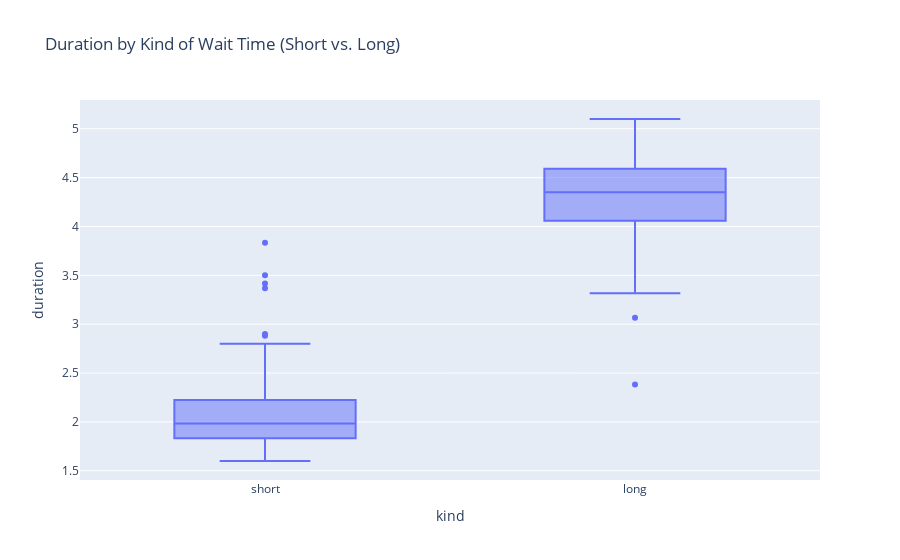

Write notebook code for a chart like this one.
### Code cell
#Question 11

import plotly.express as px
import statsmodels.formula.api as smf
from IPython.display import display
import seaborn as sns

# Load the Old Faithful dataset
old_faithful = sns.load_dataset('geyser')

# Create the 'kind' column based on the threshold of 68 minutes for wait times
old_faithful['kind'] = ['short' if wait < 68 else 'long' for wait in old_faithful['waiting']]

# Step 1: Fit the indicator variable model
model = smf.ols('duration ~ C(kind, Treatment(reference="short"))', data=old_faithful).fit()

# Step 2: Display the regression summary for the model
display(model.summary().tables[1])

# Step 3: Create box plot to visualize duration by kind
fig = px.box(old_faithful, x='kind', y='duration', 
             title='Duration by Kind of Wait Time (Short vs. Long)',
             category_orders={'kind': ['short', 'long']})
fig.show()

### Figure 1 — Plotly figure (JSON) as saved in the notebook; plotly's stock layout.template omitted (floating-point values rounded to 4 significant figures; data arrays with more than 128 entries replaced by an {"elided": "..."} marker saying what was removed)
{"data": [{"alignmentgroup": "True", "hovertemplate": "kind=%{x}<br>duration=%{y}<extra></extra>", "legendgroup": "", "marker": {"color": "#636efa"}, "name": "", "notched": false, "offsetgroup": "", "orientation": "v", "showlegend": false, "type": "box", "x": {"elided": "272 str values"}, "x0": " ", "xaxis": "x", "y": {"elided": "272 float values"}, "y0": " ", "yaxis": "y"}], "layout": {"boxmode": "group", "legend": {"tracegroupgap": 0}, "title": {"text": "Duration by Kind of Wait Time (Short vs. Long)"}, "xaxis": {"anchor": "y", "categoryarray": ["short", "long"], "categoryorder": "array", "domain": [0, 1], "title": {"text": "kind"}}, "yaxis": {"anchor": "x", "domain": [0, 1], "title": {"text": "duration"}}}}
